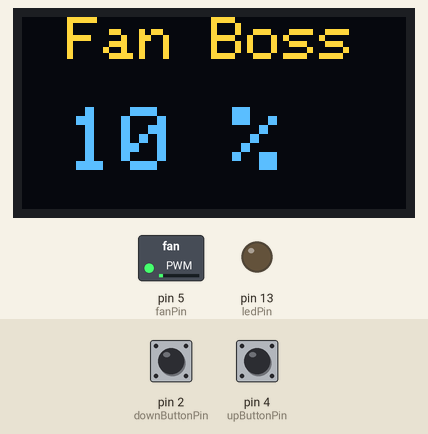
This sketch was run on a simulated Arduino Uno, built with avr-gcc and run on an emulated ATmega328P. On the bench: 128×64 one-colour display, switched loads named in the sketch (green lamp = pin HIGH), output pins drawn as LEDs (lit = HIGH). Inputs (shaded band) come from the test bench; at power-on: pin 2 (downButtonPin) HIGH, pin 4 (upButtonPin) HIGH. The OLED is the two-colour kind (top 16 rows yellow); what the sketch prints to the serial monitor is not drawn.

Above: at 1.2 s.
1.3 s: pin 2 (downButtonPin) pulled LOW for 0.15 s
At 2.6 s:
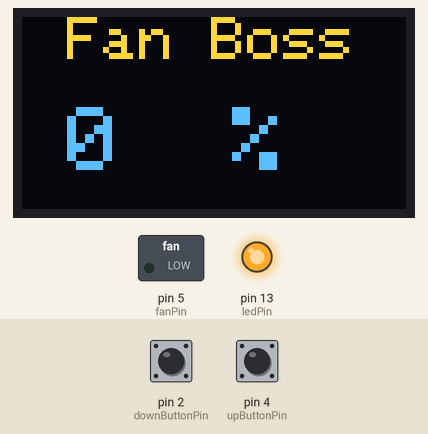
2.9 s: pin 4 (upButtonPin) pulled LOW for 0.15 s
At 4.1 s:
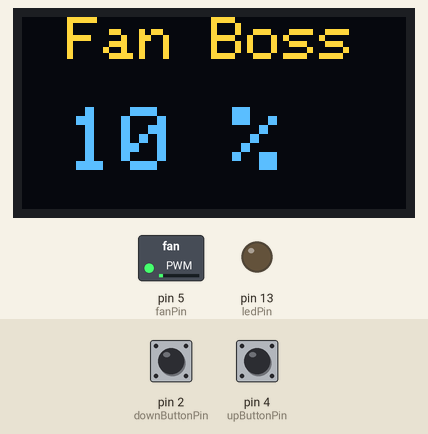
4.5 s: pin 4 (upButtonPin) pulled LOW for 1 s
At 6.5 s:
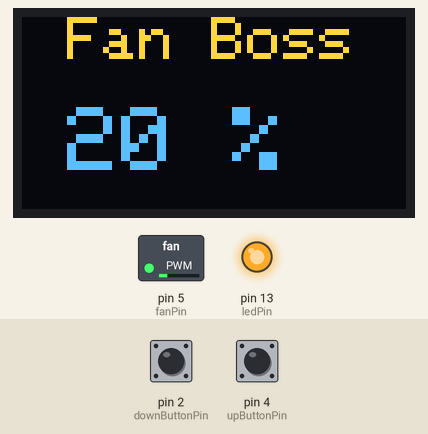
7.0 s: pin 4 (upButtonPin) pulled LOW for 0.15 s
At 8.3 s:
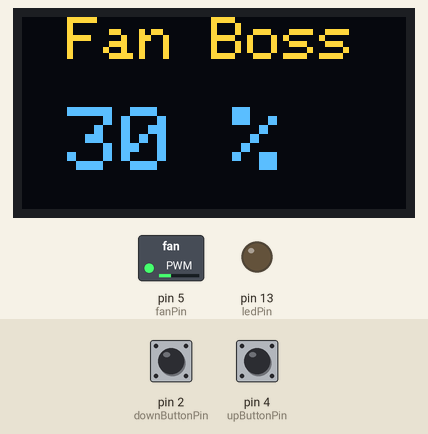
8.6 s: pin 4 (upButtonPin) pulled LOW for 3.2 s
At 12.5 s:
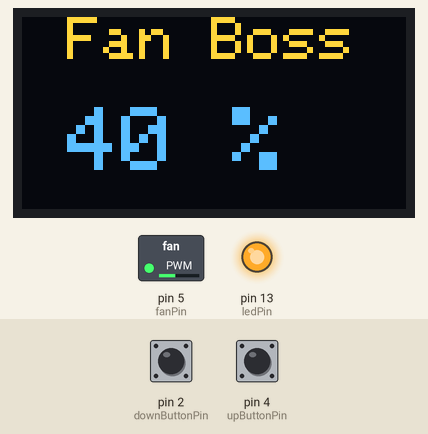
13.3 s: pin 2 (downButtonPin) pulled LOW for 1 s
At 15.6 s:
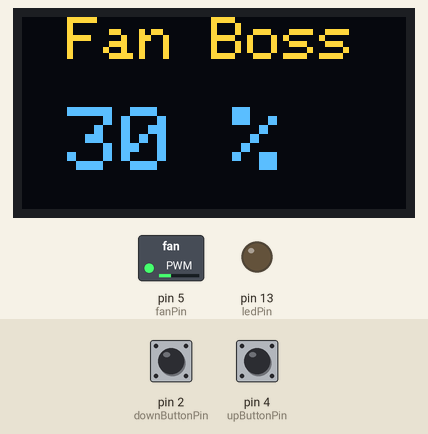
Timing chart, 0 to 16.8 s (numbered marks = the images above; inputs shaded):
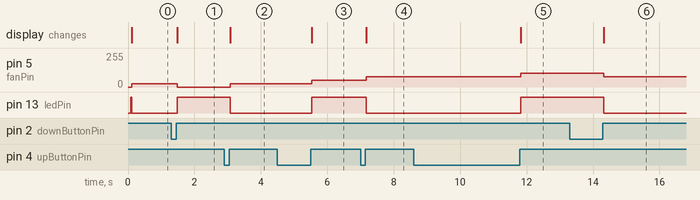

Measured:
- after the input at 1.3 s, pin 5 (fanPin): 25/255 → 0/255 after 0.18 s; pin 13 (ledPin): LOW → HIGH after 0.18 s; the display: changes after 0.18 s (image 1)
- after the input at 2.9 s, pin 5 (fanPin): 0/255 → 25/255 after 0.18 s; pin 13 (ledPin): HIGH → LOW after 0.18 s; the display: changes after 0.18 s (image 2)
- after the input at 4.5 s, pin 5 (fanPin): 25/255 → 51/255 after 1.0 s; pin 13 (ledPin): LOW → HIGH after 1.0 s; the display: changes after 1.0 s (image 3)
- after the input at 7.0 s, pin 5 (fanPin): 51/255 → 76/255 after 0.18 s; pin 13 (ledPin): HIGH → LOW after 0.18 s; the display: changes after 0.18 s (image 4)
- after the input at 8.6 s, pin 5 (fanPin): 76/255 → 102/255 after 3.2 s; pin 13 (ledPin): LOW → HIGH after 3.2 s; the display: changes after 3.2 s (image 5)
- after the input at 13.3 s, pin 5 (fanPin): 102/255 → 76/255 after 1.0 s; pin 13 (ledPin): HIGH → LOW after 1.0 s; the display: changes after 1.0 s (image 6)

The sketch:

pwm_fan_control_oled.ino
```cpp
#include <Wire.h>
#include <Adafruit_SSD1306.h>
#include <Adafruit_GFX.h>

// OLED display TWI address
#define OLED_ADDR 0x3C

Adafruit_SSD1306 display(-1);

#if (SSD1306_LCDHEIGHT != 64)
#error("Height incorrect, please fix Adafruit_SSD1306.h!");
#endif

const int downButtonPin = 2;
const int upButtonPin = 4;
const int ledPin = 13;
const int fanPin = 5;
const int gasJump = 10;

int ledState = HIGH;
int downButtonState;
int lastDownButtonState = LOW;
int upButtonState;
int lastUpButtonState = LOW;
int gas = 0;

int analogValue;

const unsigned long lastDebounceTime = 0;
const unsigned long debounceDelay = 20;

void setup()
{
  Serial.begin(9600);
  pinMode(downButtonPin, INPUT_PULLUP);
  pinMode(upButtonPin, INPUT_PULLUP);
  pinMode(ledPin, OUTPUT);

  // initialize and clear display
  display.begin(SSD1306_SWITCHCAPVCC, OLED_ADDR);
  display.clearDisplay();
  display.display();

  display.setTextSize(2);
  display.setTextColor(WHITE);
  display.setCursor(15, 0);
  display.print("Fan Boss");

  display.setTextSize(3);
  display.setCursor(70, 30);
  display.print("%");

  // update display with all of the above graphics
  display.display();
}

void loop()
{
  int downReading = digitalRead(downButtonPin);
  int upReading = digitalRead(upButtonPin);

  readDownButton(downReading);
  readUpButton(upReading);
}

void setDisplayValue()
{
  display.fillRect(15, 30, 51, 22, BLACK);
  display.setTextSize(3);
  display.setCursor(15, 30);
  display.print(gas);
  display.display();
}

void updateFanSpeed()
{
  analogValue = map(gas, 0, 100, 0, 255);
  analogWrite(fanPin, analogValue);
}

void readDownButton(int reading)
{
  if ((millis() - lastDebounceTime) > debounceDelay)
  {

    if (reading != downButtonState)
    {
      downButtonState = reading;

      if (downButtonState == HIGH && gas > 4)
      {
        ledState = !ledState;
        gas = gas - gasJump;
        setDisplayValue();
        updateFanSpeed();
        Serial.println(gas);
      }
    }
  }
  digitalWrite(ledPin, ledState);
  lastDownButtonState = reading;
}

void readUpButton(int reading)
{
  if ((millis() - lastDebounceTime) > debounceDelay)
  {

    if (reading != upButtonState)
    {
      upButtonState = reading;

      if (upButtonState == HIGH && gas < 96)
      {
        ledState = !ledState;
        gas = gas + gasJump;
        setDisplayValue();
        updateFanSpeed();
        Serial.println(gas);
      }
    }
  }
  digitalWrite(ledPin, ledState);
  lastUpButtonState = reading;
}
```
